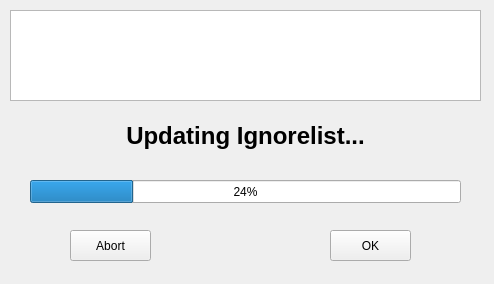
<?xml version="1.0" encoding="UTF-8"?>
<ui version="4.0">
 <class>D2BlockClass</class>
 <widget class="QMainWindow" name="D2BlockClass">
  <property name="geometry">
   <rect>
    <x>0</x>
    <y>0</y>
    <width>494</width>
    <height>284</height>
   </rect>
  </property>
  <property name="sizePolicy">
   <sizepolicy hsizetype="Ignored" vsizetype="Ignored">
    <horstretch>0</horstretch>
    <verstretch>0</verstretch>
   </sizepolicy>
  </property>
  <property name="maximumSize">
   <size>
    <width>494</width>
    <height>316</height>
   </size>
  </property>
  <property name="windowTitle">
   <string>D2Block</string>
  </property>
  <property name="unifiedTitleAndToolBarOnMac">
   <bool>false</bool>
  </property>
  <widget class="QWidget" name="centralWidget">
   <widget class="QProgressBar" name="progressBar">
    <property name="geometry">
     <rect>
      <x>30</x>
      <y>180</y>
      <width>431</width>
      <height>23</height>
     </rect>
    </property>
    <property name="value">
     <number>24</number>
    </property>
    <property name="alignment">
     <set>Qt::AlignCenter</set>
    </property>
    <property name="textVisible">
     <bool>true</bool>
    </property>
    <property name="invertedAppearance">
     <bool>false</bool>
    </property>
    <property name="textDirection">
     <enum>QProgressBar::TopToBottom</enum>
    </property>
   </widget>
   <widget class="QPushButton" name="pushButton">
    <property name="geometry">
     <rect>
      <x>70</x>
      <y>230</y>
      <width>81</width>
      <height>31</height>
     </rect>
    </property>
    <property name="text">
     <string>Abort</string>
    </property>
   </widget>
   <widget class="QPushButton" name="pushButton_2">
    <property name="geometry">
     <rect>
      <x>330</x>
      <y>230</y>
      <width>81</width>
      <height>31</height>
     </rect>
    </property>
    <property name="text">
     <string>OK</string>
    </property>
   </widget>
   <widget class="QGraphicsView" name="graphicsView">
    <property name="geometry">
     <rect>
      <x>10</x>
      <y>10</y>
      <width>471</width>
      <height>91</height>
     </rect>
    </property>
   </widget>
   <widget class="QLabel" name="progressText">
    <property name="geometry">
     <rect>
      <x>10</x>
      <y>110</y>
      <width>471</width>
      <height>51</height>
     </rect>
    </property>
    <property name="font">
     <font>
      <family>Segoe UI</family>
      <pointsize>18</pointsize>
      <weight>75</weight>
      <bold>true</bold>
     </font>
    </property>
    <property name="text">
     <string>Updating Ignorelist...</string>
    </property>
    <property name="alignment">
     <set>Qt::AlignCenter</set>
    </property>
   </widget>
  </widget>
 </widget>
 <layoutdefault spacing="6" margin="11"/>
 <resources>
  <include location="Resources/d2block.qrc"/>
 </resources>
 <connections/>
</ui>
